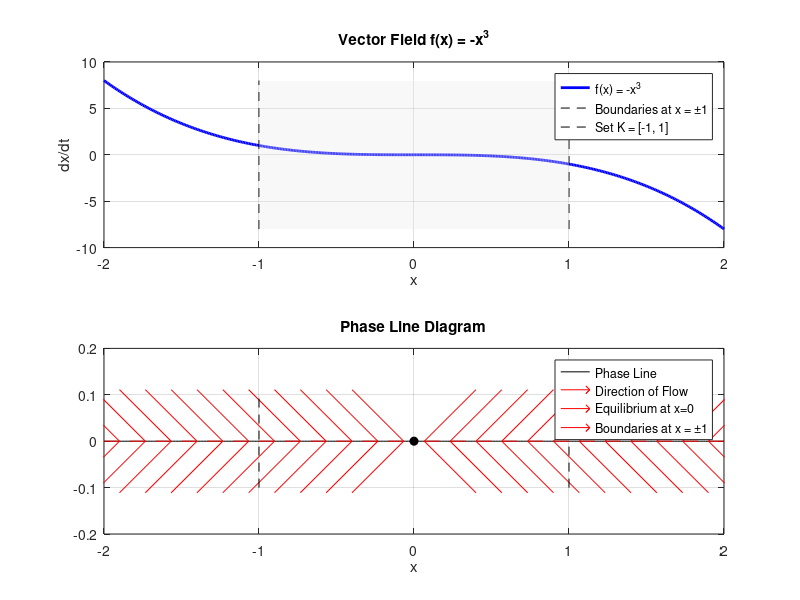
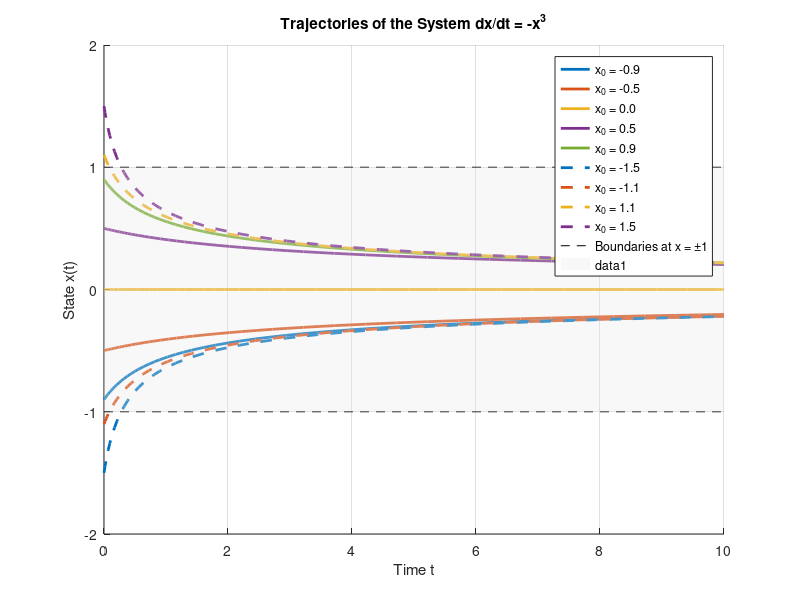

MATLAB code to generate these figures, in order:
% MATLAB code to visualize the dynamical system dx/dt = -x^3

% Clear workspace and figures
clear all;
close all;
clc;

%% Define the system
% Vector field function
f = @(x) -x.^3;

% Define the range of x for plotting
x_min = -2;
x_max = 2;
x = linspace(x_min, x_max, 400);

% Compute the vector field
dxdt = f(x);

%% Plot the vector field
figure;
subplot(2,1,1);
plot(x, dxdt, 'b', 'LineWidth', 2);
hold on;
plot([-1, -1], [min(dxdt), max(dxdt)], 'k--'); % Boundary at x = -1
plot([1, 1], [min(dxdt), max(dxdt)], 'k--');   % Boundary at x = 1
xlabel('x');
ylabel('dx/dt');
title('Vector Field f(x) = -x^3');
grid on;

% Indicate the set K = [-1, 1]
fill([-1, 1, 1, -1], [min(dxdt), min(dxdt), max(dxdt), max(dxdt)], [0.9, 0.9, 0.9], 'FaceAlpha', 0.3, 'EdgeColor', 'none');
legend('f(x) = -x^3', 'Boundaries at x = \pm1', 'Set K = [-1, 1]');

%% Plot the phase line diagram
subplot(2,1,2);
% Plot the x-axis
plot(x, zeros(size(x)), 'k');
hold on;

% Plot arrows indicating the direction of flow
for xi = linspace(x_min, x_max, 25)
    % Determine the direction
    direction = sign(f(xi));
    % Skip if at equilibrium point
    if direction == 0
        continue;
    end
    % Draw arrow
    quiver(xi, 0, 0.1*direction, 0, 'r', 'MaxHeadSize', 2, 'AutoScale', 'off');
end

% Mark the equilibrium point at x = 0
plot(0, 0, 'ko', 'MarkerFaceColor', 'k');

% Mark the boundaries of K
plot([-1, -1], [-0.1, 0.1], 'k--');
plot([1, 1], [-0.1, 0.1], 'k--');

xlabel('x');
ylabel('');
title('Phase Line Diagram');
ylim([-0.2, 0.2]);
xlim([x_min, x_max]);
grid on;
legend('Phase Line', 'Direction of Flow', 'Equilibrium at x=0', 'Boundaries at x = \pm1');

%% Simulate trajectories for various initial conditions
figure;
hold on;
% Time span for simulation
t_span = [0, 10];

% Initial conditions within K
x0_within = [-0.9, -0.5, 0, 0.5, 0.9];

% Initial conditions outside K
x0_outside = [-1.5, -1.1, 1.1, 1.5];

% Colors for plotting
colors_within = lines(length(x0_within));
colors_outside = lines(length(x0_outside));

% Simulate trajectories within K
for i = 1:length(x0_within)
    [t, x_t] = ode45(@(t,x) f(x), t_span, x0_within(i));
    plot(t, x_t, 'Color', colors_within(i,:), 'LineWidth', 2);
end

% Simulate trajectories outside K
for i = 1:length(x0_outside)
    [t, x_t] = ode45(@(t,x) f(x), t_span, x0_outside(i));
    plot(t, x_t, '--', 'Color', colors_outside(i,:), 'LineWidth', 2);
end

% Plot boundaries of K
plot([t_span(1), t_span(2)], [-1, -1], 'k--');
plot([t_span(1), t_span(2)], [1, 1], 'k--');

xlabel('Time t');
ylabel('State x(t)');
title('Trajectories of the System dx/dt = -x^3');
legend_entries = arrayfun(@(x0) sprintf('x_0 = %.1f', x0), [x0_within, x0_outside], 'UniformOutput', false);
legend(legend_entries{:}, 'Boundaries at x = \pm1');

grid on;

% Highlight the set K
ylim([x_min, x_max]);
fill([t_span(1), t_span(2), t_span(2), t_span(1)], [-1, -1, 1, 1], [0.9, 0.9, 0.9], 'FaceAlpha', 0.3, 'EdgeColor', 'none');

%% Conclusion text
disp('Simulation complete. Trajectories starting within K = [-1, 1] remain within K, illustrating forward invariance.');
